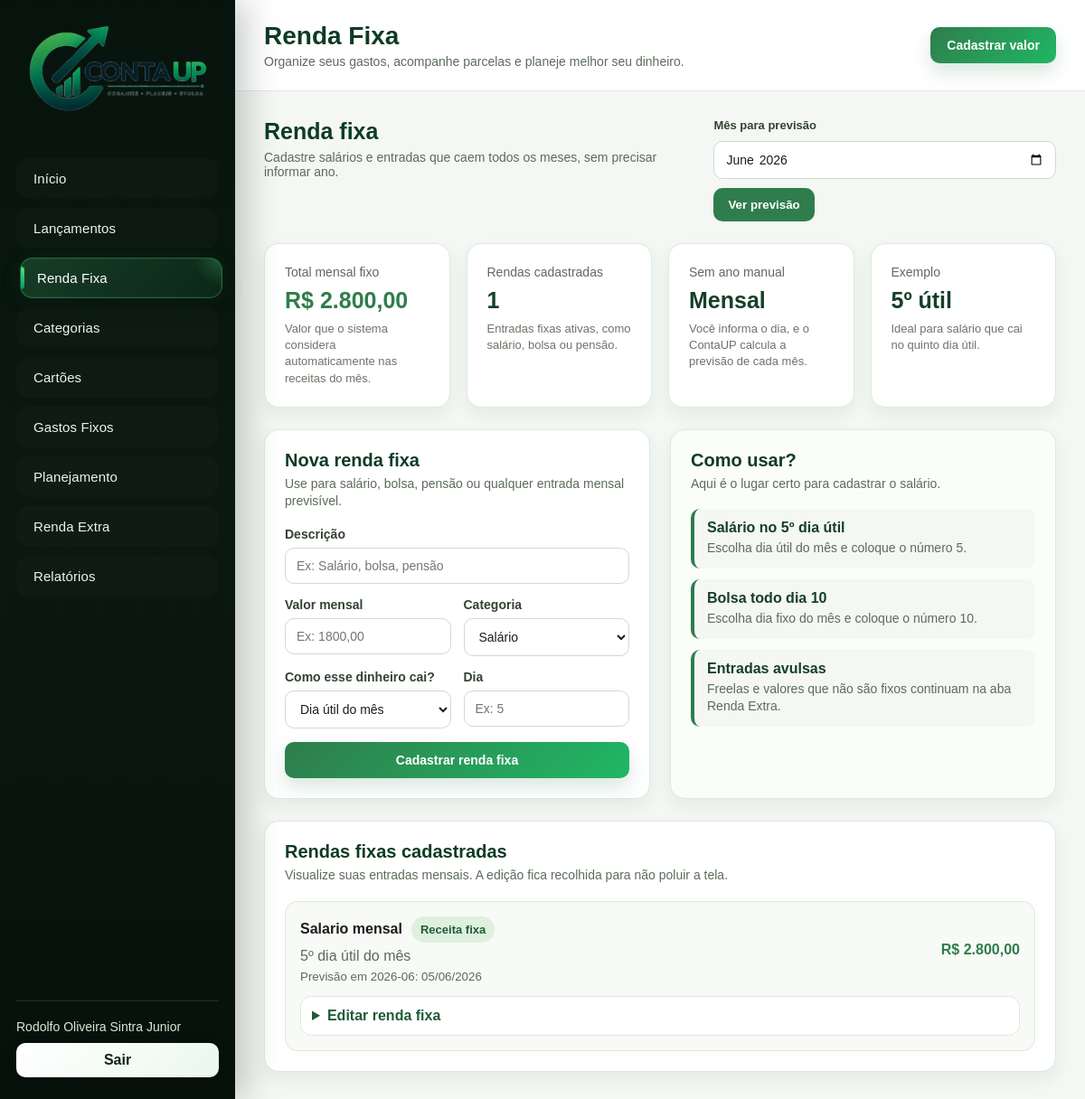
Screenshot of /renda-fixa (signed in) with the database file from the repository.
### tables this page shows
CREATE TABLE rendas_fixas (
            id INTEGER PRIMARY KEY AUTOINCREMENT,
            usuario_id INTEGER NOT NULL,
            descricao TEXT NOT NULL,
            valor REAL NOT NULL,
            tipo_recebimento TEXT NOT NULL CHECK(tipo_recebimento IN ('dia_mes', 'dia_util')),
            dia_recebimento INTEGER NOT NULL,
            categoria_id INTEGER,
            ativo INTEGER DEFAULT 1,
            FOREIGN KEY (usuario_id) REFERENCES usuarios(id) ON DELETE CASCADE,
            FOREIGN KEY (categoria_id) REFERENCES categorias(id) ON DELETE SET NULL
        );

### rotas/renda_fixa.py (the view)
@renda_fixa_bp.route('/renda-fixa')
@login_obrigatorio
def renda_fixa():
    usuario_id = session.get('usuario_id')
    mes = request.args.get('mes', mes_atual())
    categorias = listar_categorias(usuario_id, 'receita')
    rendas = listar_rendas_fixas(usuario_id)
    rendas_formatadas = preparar_rendas_fixas_mes(rendas, mes)
    total_renda_fixa = calcular_total_rendas_fixas(rendas)
    return render_template(
        'renda_fixa.html',
        mes=mes,
        categorias=categorias,
        rendas=rendas_formatadas,
        total_renda_fixa=total_renda_fixa
    )

### app.py (called while the page is built)
@app.context_processor
def funcoes_globais():
    return {
        'formatar_moeda': formatar_moeda
    }

### database.py (called while the page is built, shortened)
def conectar():
    conexao = sqlite3.connect(DATABASE)
    conexao.row_factory = sqlite3.Row
    conexao.execute('PRAGMA foreign_keys = ON')
    return conexao

def listar_categorias(usuario_id, tipo=None):
    conexao = conectar()
    cursor = conexao.cursor()
    if tipo:
        cursor.execute(
            '''
            SELECT * FROM categorias
            WHERE usuario_id = ?
            AND tipo = ?
            AND ativo = 1
            ORDER BY nome
            ''',
            (usuario_id, tipo)
        )
    categorias = cursor.fetchall()
    conexao.close()
    return categorias

def listar_rendas_fixas(usuario_id):
    conexao = conectar()
    cursor = conexao.cursor()
    cursor.execute(
        '''
        SELECT
            rendas_fixas.*,
            categorias.nome AS categoria
        FROM rendas_fixas
        LEFT JOIN categorias ON categorias.id = rendas_fixas.categoria_id
        WHERE rendas_fixas.usuario_id = ?
        AND rendas_fixas.ativo = 1
        ORDER BY rendas_fixas.descricao
        ''',
        (usuario_id,)
    )
    rendas = cursor.fetchall()
    conexao.close()
    return rendas

### funcoes.py (called while the page is built)
def formatar_moeda(valor):
    if valor is None:
        valor = 0
    return f'R$ {valor:,.2f}'.replace(',', 'X').replace('.', ',').replace('X', '.')

def mes_atual():
    return datetime.now().strftime('%Y-%m')

def calcular_data_renda_fixa(mes, tipo_recebimento, dia_recebimento):
    try:
        ano, mes_numero = mes.split('-')
        ano = int(ano)
        mes_numero = int(mes_numero)
        dia_recebimento = int(dia_recebimento)
    except ValueError:
        return ''
    if tipo_recebimento == 'dia_mes':
        ultimo_dia = calendar.monthrange(ano, mes_numero)[1]
        dia = min(dia_recebimento, ultimo_dia)
        return date(ano, mes_numero, dia).strftime('%Y-%m-%d')
    contador = 0
    dia = date(ano, mes_numero, 1)
    while dia.month == mes_numero:
        if dia.weekday() < 5:
            contador += 1
            if contador == dia_recebimento:
                return dia.strftime('%Y-%m-%d')
        dia += timedelta(days=1)
    ultimo_dia = calendar.monthrange(ano, mes_numero)[1]
    return date(ano, mes_numero, ultimo_dia).strftime('%Y-%m-%d')

def formatar_data_br(data_texto):
    try:
        data = datetime.strptime(data_texto, '%Y-%m-%d')
        return data.strftime('%d/%m/%Y')
    except ValueError:
        return data_texto

### templates/renda_fixa.html (shortened to what this page needs)
{% extends 'base.html' %}
{% block pagina %}Renda Fixa{% endblock %}
{% block conteudo %}
<section class='page-header'>
    <div>
        <h2>Renda fixa</h2>
        <p>Cadastre salários e entradas que caem todos os meses, sem precisar informar ano.</p>
    </div>
    <form class='filtro-mes' method='GET' action='{{ url_for('renda_fixa.renda_fixa') }}'>
        <label for='mes'>Mês para previsão</label>
        <input type='month' id='mes' name='mes' value='{{ mes }}'>
        <button type='submit'>Ver previsão</button>
    </form>
</section>
<section class='cards-grid'>
    <article class='card resumo-card'>
        <span>Total mensal fixo</span>
        <strong class='valor receita'>{{ formatar_moeda(total_renda_fixa) }}</strong>
        <p>Valor que o sistema considera automaticamente nas receitas do mês.</p>
    </article>
    <article class='card resumo-card'>
        <span>Rendas cadastradas</span>
        <strong>{{ rendas|length }}</strong>
        <p>Entradas fixas ativas, como salário, bolsa ou pensão.</p>
    </article>
    <article class='card resumo-card'>
        <span>Sem ano manual</span>
        <strong>Mensal</strong>
        <p>Você informa o dia, e o ContaUP calcula a previsão de cada mês.</p>
    </article>
    <article class='card resumo-card'>
        <span>Exemplo</span>
        <strong>5º útil</strong>
        <p>Ideal para salário que cai no quinto dia útil.</p>
    </article>
</section>
<section class='form-grid'>
    <article class='card'>
        <div class='card-title'>
            <h3>Nova renda fixa</h3>
            <p>Use para salário, bolsa, pensão ou qualquer entrada mensal previsível.</p>
        </div>
        <form class='formulario' method='POST' action='{{ url_for('renda_fixa.nova_renda_fixa') }}'>
            <div class='form-group'>
                <label for='descricao'>Descrição</label>
                <input type='text' id='descricao' name='descricao' placeholder='Ex: Salário, bolsa, pensão' required>
            </div>
            <div class='form-row'>
                <div class='form-group'>
                    <label for='valor'>Valor mensal</label>
                    <input type='text' id='valor' name='valor' placeholder='Ex: 1800,00' required>
                </div>
                <div class='form-group'>
                    <label for='categoria_id'>Categoria</label>
                    <select id='categoria_id' name='categoria_id'>
                        <option value=''>Salário</option>
                    </select>
                </div>
            </div>
            <div class='form-row'>
                <div class='form-group'>
                    <label for='tipo_recebimento'>Como esse dinheiro cai?</label>
                    <select id='tipo_recebimento' name='tipo_recebimento' required>
                        <option value='dia_util'>Dia útil do mês</option>
                    </select>
                </div>
                <div class='form-group'>
                    <label for='dia_recebimento'>Dia</label>
                    <input type='number' id='dia_recebimento' name='dia_recebimento' min='1' max='31' placeholder='Ex: 5' required>
                </div>
            </div>
            <button class='btn-primary' type='submit'>Cadastrar renda fixa</button>
        </form>
    </article>
    <article class='card apoio-card'>
        <div class='card-title'>
            <h3>Como usar?</h3>
            <p>Aqui é o lugar certo para cadastrar o salário.</p>
        </div>
        <div class='lista-dicas'>
            <div>
                <strong>Salário no 5º dia útil</strong>
                <span>Escolha dia útil do mês e coloque o número 5.</span>
            </div>
            <div>
                <strong>Bolsa todo dia 10</strong>
                <span>Escolha dia fixo do mês e coloque o número 10.</span>
            </div>
            <div>
                <strong>Entradas avulsas</strong>
                <span>Freelas e valores que não são fixos continuam na aba Renda Extra.</span>
            </div>
        </div>
    </article>
</section>
<section class='card'>
    <div class='card-title'>
        <h3>Rendas fixas cadastradas</h3>
        <p>Visualize suas entradas mensais. A edição fica recolhida para não poluir a tela.</p>
    </div>
    {% if rendas %}
        <div class='lista-resumo'>
            {% for renda in rendas %}
                <div class='linha-lancamento'>
                    <div class='lancamento-info'>
                        <div>
                            <strong>{{ renda.descricao }}</strong>
                            <span class='tipo receita'>Receita fixa</span>
                        </div>
                        <p>{{ renda.texto_recebimento }}</p>
                        <small>Previsão em {{ mes }}: {{ renda.data_prevista_formatada }}</small>
                    </div>
                    <div class='lancamento-valor'>
                        <strong class='valor-tabela receita'>{{ formatar_moeda(renda.valor) }}</strong>
                    </div>
                    <details class='editar-detalhes'>
                        <summary>Editar renda fixa</summary>
                    </details>
                </div>
            {% endfor %}
        </div>
    {% else %}
        <div class='empty-state'>
            <strong>Nenhuma renda fixa cadastrada</strong>
            <p>Cadastre seu salário aqui para ele entrar automaticamente no saldo mensal.</p>
        </div>
    {% endif %}
</section>
{% endblock %}

### static/css/style.css (style rules this page uses)
* { margin: 0; padding: 0; box-sizing: border-box; }
body { font-family: Arial, Helvetica, sans-serif; background: #f4f7f3; color: #1c1c1c; }
button, input, select, textarea { font-family: inherit; }
.btn-top, .btn-primary, .btn-secondary, .btn-danger, .btn { border: none; cursor: pointer; border-radius: 10px; font-weight: bold; font-size: 14px; display: inline-block; text-align: center; }
.btn-top, .btn-primary, .btn { background: #2f7d4c; color: #ffffff; padding: 12px 18px; }
.auth-form, .formulario { display: flex; flex-direction: column; gap: 15px; }
.page-header, .dashboard-header { display: flex; justify-content: space-between; align-items: flex-start; gap: 20px; margin-bottom: 24px; }
.page-header h2, .dashboard-header h2 { font-size: 25px; color: #163f28; margin-bottom: 6px; }
.page-header p, .dashboard-header p { color: #5d6b5b; font-size: 14px; }
.filtro-mes { display: flex; align-items: end; gap: 10px; flex-wrap: wrap; }
.filtro-mes label { font-size: 13px; font-weight: bold; color: #344233; }
.filtro-mes input, .filtro-mes select { min-width: 145px; }
.filtro-mes button { background: #2f7d4c; color: #ffffff; padding: 11px 16px; border: none; border-radius: 10px; cursor: pointer; font-weight: bold; }
.card { background: #ffffff; border: 1px solid #dfe8dc; border-radius: 16px; padding: 22px; box-shadow: 0 8px 18px rgba(31, 91, 55, 0.07); }
.card-title, .section-title { margin-bottom: 18px; }
.card-title h3, .section-title h2 { color: #163f28; font-size: 20px; margin-bottom: 5px; }
.card-title p { color: #5d6b5b; font-size: 14px; line-height: 1.4; }
.cards-grid { display: grid; grid-template-columns: repeat(4, 1fr); gap: 18px; margin-bottom: 24px; }
.dashboard-grid, .form-grid, .grid-2 { display: grid; grid-template-columns: repeat(2, 1fr); gap: 22px; margin-bottom: 24px; }
.resumo-card span { color: #5d6b5b; font-size: 14px; }
.resumo-card strong { display: block; color: #163f28; font-size: 25px; margin: 8px 0; }
.resumo-card p { color: #6b7568; font-size: 13px; line-height: 1.4; }
.valor.receita, .valor-tabela.receita { color: #2f7d4c; }
.form-group, .campo { display: flex; flex-direction: column; gap: 7px; }
.form-group label, .campo label { color: #344233; font-weight: bold; font-size: 14px; }
.form-group input, .form-group select, .form-group textarea, .campo input, .campo select, .campo textarea, .filtro-mes input, .filtro-mes select { width: 100%; border: 1px solid #cfdacf; background: #ffffff; color: #1c1c1c; border-radius: 10px; padding: 11px 12px; font-size: 14px; outline: none; }
.form-row { display: grid; grid-template-columns: repeat(2, 1fr); gap: 14px; }
.apoio-card { background: #fbfdfb; }
.lista-dicas, .lista-resumo, .resumo-lista { display: flex; flex-direction: column; gap: 12px; }
.lista-dicas div { border-left: 4px solid #2f7d4c; background: #f4f7f3; padding: 12px 14px; border-radius: 10px; }
.lista-dicas strong { display: block; color: #163f28; margin-bottom: 4px; }
.lista-dicas span { color: #5d6b5b; font-size: 14px; line-height: 1.4; }
.badge-info, .badge-neutro, .tipo { display: inline-block; padding: 7px 10px; border-radius: 999px; font-size: 13px; font-weight: bold; }
.tipo.receita { background: #dff0df; color: #1f5b37; }
.valor-tabela { font-weight: bold; }
.linha-lancamento { background: #f7faf6; border: 1px solid #dfe8dc; border-radius: 14px; padding: 16px; display: grid; grid-template-columns: 1fr auto; gap: 14px; }
.lancamento-info { display: flex; flex-direction: column; gap: 6px; }
.lancamento-info div { display: flex; align-items: center; gap: 10px; flex-wrap: wrap; }
.lancamento-info p, .lancamento-info small { color: #5d6b5b; }
.lancamento-valor { display: flex; align-items: center; justify-content: flex-end; }
.editar-detalhes { grid-column: 1 / -1; background: #ffffff; border: 1px solid #dfe8dc; border-radius: 12px; padding: 12px; }
.editar-detalhes summary { cursor: pointer; color: #1f5b37; font-weight: bold; }
.btn-top, .btn-primary, .btn { background: linear-gradient(135deg, #2f7d4c, #20b765); box-shadow: 0 10px 20px rgba(47, 125, 76, 0.18); }
.topbar h1, .page-header h2, .dashboard-header h2, .card-title h3, .section-title h2 { color: #0e3b25; }
.card { border-color: #dcebdd; }

### rows the page displays
rendas_fixas: descricao "Salario mensal", texto_recebimento "5º dia útil do mês", mes "2026-06", data_prevista_formatada "05/06/2026", valor "R$ 2.800,00"

### other values shown
{{ session.get('usuario_nome') }} "Rodolfo Oliveira Sintra Junior"
{{ rendas|length }} "1"
